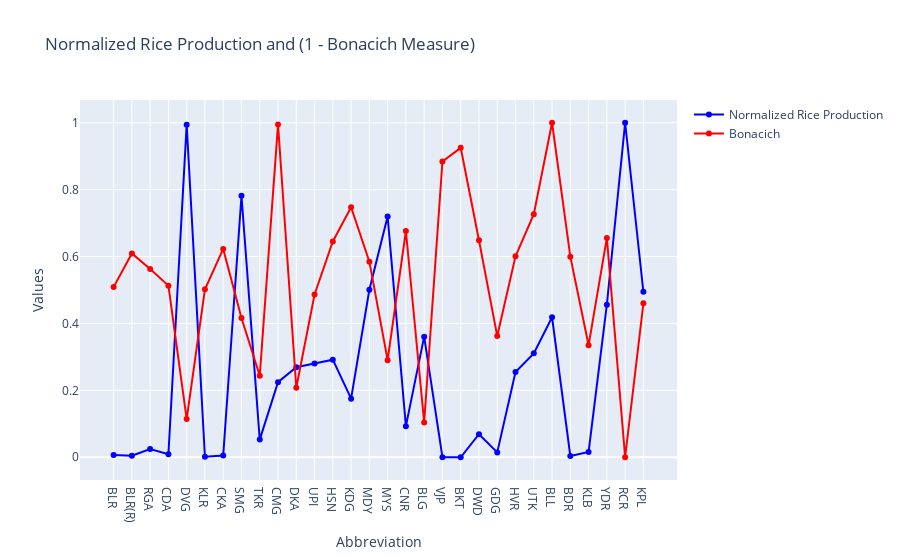

The code cell stored with this chart in its notebook:
### Code cell
import plotly.graph_objs as go
trace1 = go.Scatter(
    x=Capabilty['Abbreviation'],
    y=Capabilty['Normalized_Rice_Production'],
    mode='lines+markers',
    name='Normalized Rice Production',
    line=dict(color='blue')
)

trace2 = go.Scatter(
    x=Capabilty['Abbreviation'],
    y=normalize_list(Capabilty['Bonacich']),
    mode='lines+markers',
    name='Bonacich',
    line=dict(color='red')
)

# Create the layout
layout = go.Layout(
    title='Normalized Rice Production and (1 - Bonacich Measure)',
    xaxis=dict(title='Abbreviation'),
    yaxis=dict(title='Values'),
)

# Create the figure
fig = go.Figure(data=[trace1, trace2], layout=layout)

# Plot the figure
fig.show()

### Figure 1 — Plotly figure (JSON) as saved in the notebook; plotly's stock layout.template omitted (floating-point values rounded to 4 significant figures)
{"data": [{"line": {"color": "blue"}, "mode": "lines+markers", "name": "Normalized Rice Production", "type": "scatter", "x": ["BLR", "BLR(R)", "RGA", "CDA", "DVG", "KLR", "CKA", "SMG", "TKR", "CMG", "DKA", "UPI", "HSN", "KDG", "MDY", "MYS", "CNR", "BLG", "VJP", "BKT", "DWD", "GDG", "HVR", "UTK", "BLL", "BDR", "KLB", "YDR", "RCR", "KPL"], "y": [0.006686, 0.004609, 0.02446, 0.009103, 0.9942, 0.001583, 0.005308, 0.7819, 0.05273, 0.2244, 0.2692, 0.2805, 0.2918, 0.1751, 0.5007, 0.7194, 0.09298, 0.3605, 0.0001727, 0, 0.06887, 0.01457, 0.2546, 0.3106, 0.4185, 0.003963, 0.01585, 0.4562, 1, 0.4945]}, {"line": {"color": "red"}, "mode": "lines+markers", "name": "Bonacich", "type": "scatter", "x": ["BLR", "BLR(R)", "RGA", "CDA", "DVG", "KLR", "CKA", "SMG", "TKR", "CMG", "DKA", "UPI", "HSN", "KDG", "MDY", "MYS", "CNR", "BLG", "VJP", "BKT", "DWD", "GDG", "HVR", "UTK", "BLL", "BDR", "KLB", "YDR", "RCR", "KPL"], "y": [0.5086, 0.6094, 0.563, 0.5131, 0.1142, 0.5021, 0.6227, 0.4162, 0.2436, 0.9951, 0.2077, 0.4867, 0.6452, 0.7473, 0.5848, 0.2904, 0.6764, 0.104, 0.8843, 0.9249, 0.6486, 0.3623, 0.6007, 0.7265, 1, 0.5996, 0.3347, 0.6557, 0, 0.4602]}], "layout": {"title": {"text": "Normalized Rice Production and (1 - Bonacich Measure)"}, "xaxis": {"title": {"text": "Abbreviation"}}, "yaxis": {"title": {"text": "Values"}}}}
